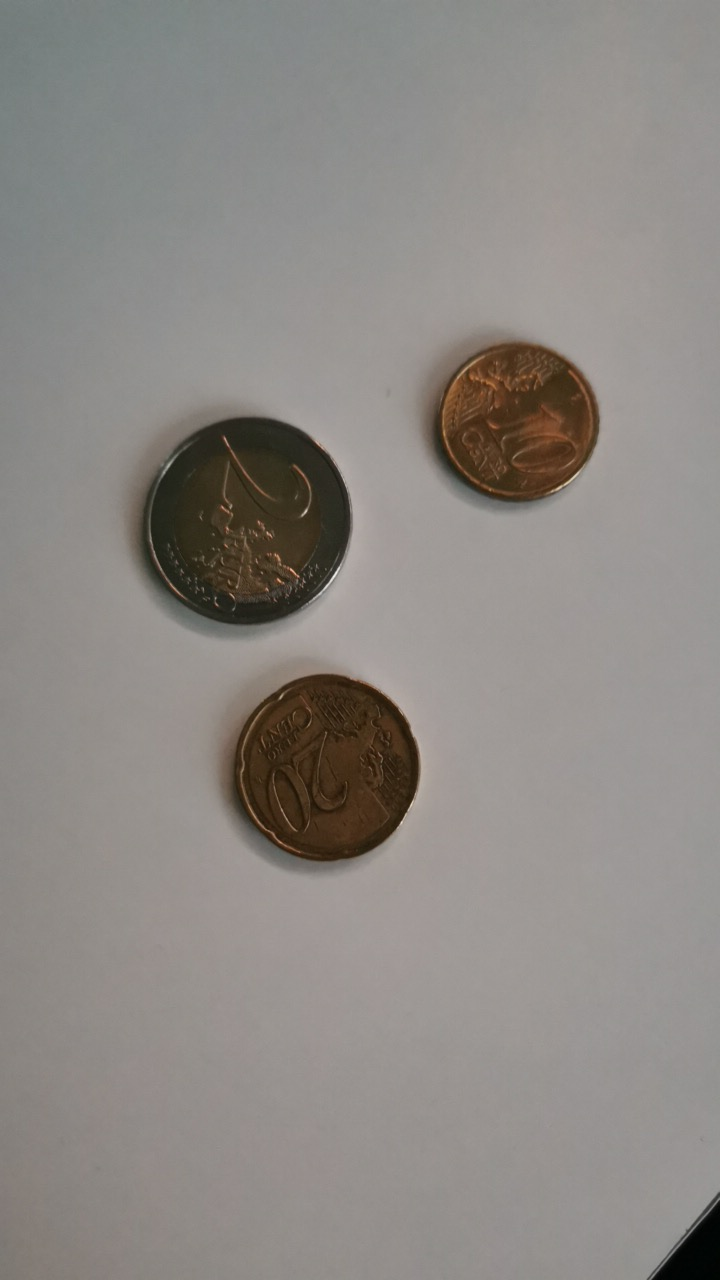
#> input picture modules/AI/research/original.png, 720 x 1280 px
$ python findContour.py
#> lines starting #> are read from the running program, lines starting #| are printed output that depends on the picture; after the words box and inside, x2 and y2 are one past the last pixel; in counts of white or black regions, pixels touching at a corner belong together
import cv2
import numpy as np

image = cv2.imread('original.png')
#> image is the input picture: shape (1280, 720, 3); mean B, G, R 132.1, 136.3, 140.8

gray = cv2.cvtColor(image.copy(), cv2.COLOR_BGR2GRAY)
gray = cv2.equalizeHist(gray)
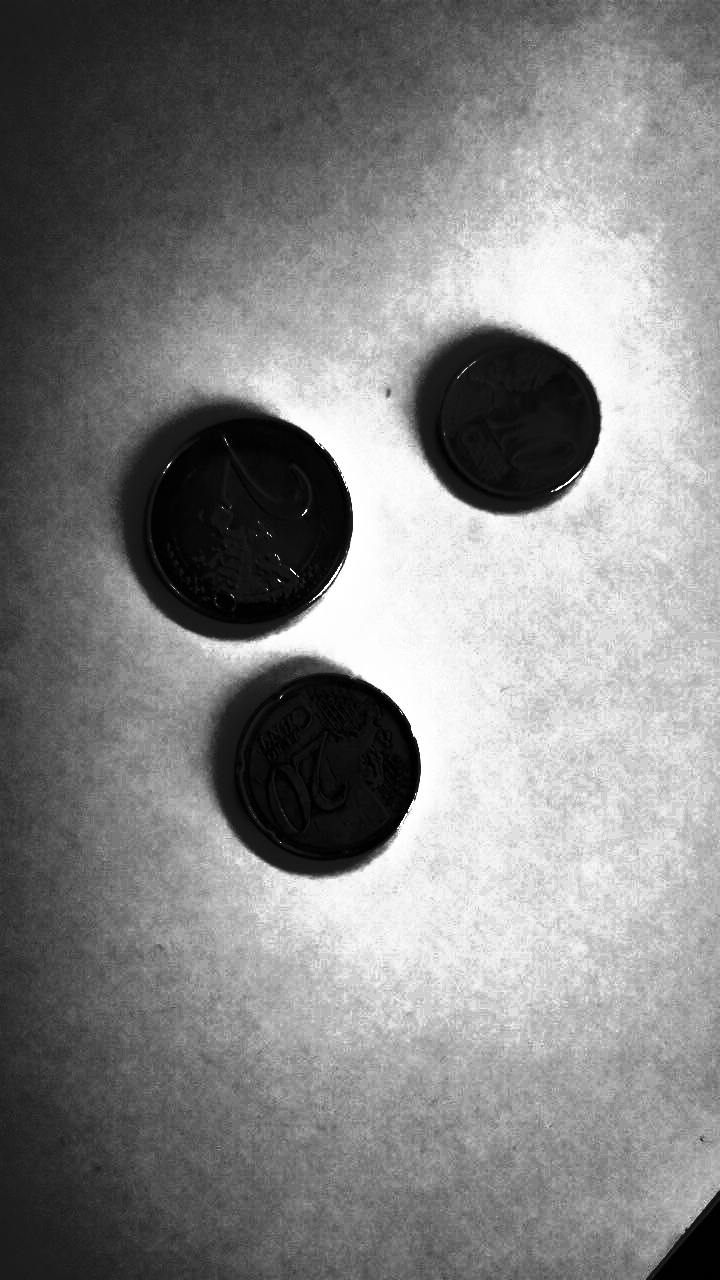
#> gray: shape (1280, 720); min 0, max 255, mean 131.4
blur = cv2.GaussianBlur(gray, (19, 19), 0)
# Application d'un seuil pour obtenir une image binaire
thresh = cv2.adaptiveThreshold(blur, 255, cv2.ADAPTIVE_THRESH_GAUSSIAN_C, cv2.THRESH_BINARY_INV, 11, 1)
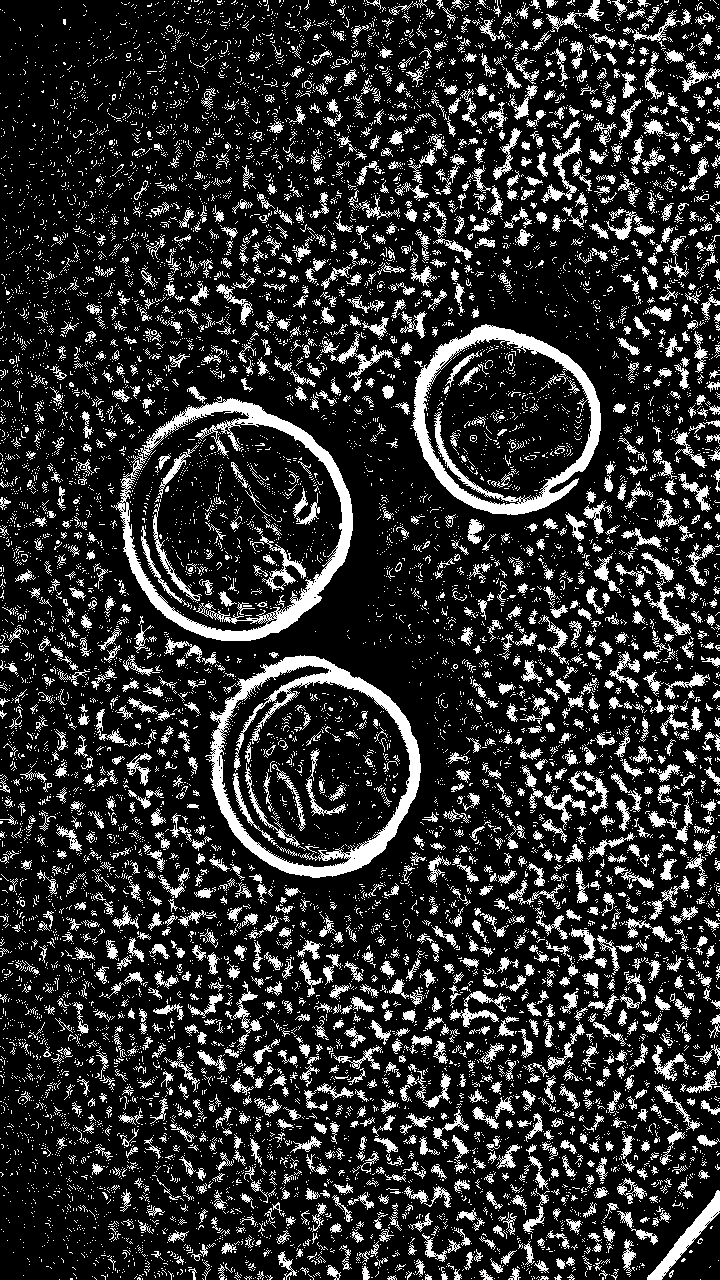
#> thresh: shape (1280, 720); 18.2% white; 12244 white regions (10692 under 20 px), largest, box (x1, y1, x2, y2) and area: (205, 655, 421, 878) 8557, (111, 396, 353, 641) 8419, (411, 324, 601, 515) 7205
kernel = np.ones((3, 3), np.uint8)
# Application d'érosion et d'ouverture pour supprimer les contours de petites pièces
closing = cv2.morphologyEx(thresh, cv2.MORPH_CLOSE, kernel, iterations=1)
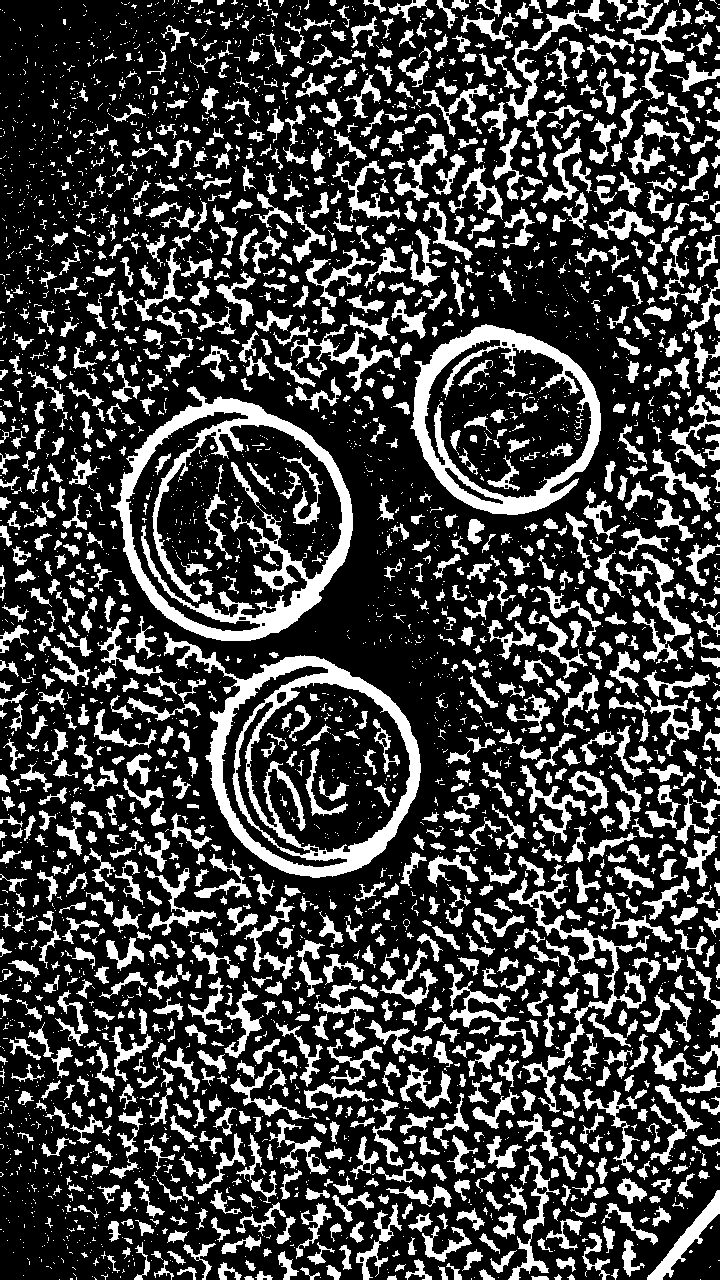
#> closing: shape (1280, 720); 25.8% white; 3671 white regions (2324 under 20 px)

contours, hierarchy = cv2.findContours(closing.copy(), cv2.RETR_EXTERNAL, cv2.CHAIN_APPROX_SIMPLE)
#> contours = 3303 contours, 2219 with area under 20; largest, box (x1, y1, x2, y2) and area: (111, 386, 353, 641) 42906, (164, 632, 421, 878) 35880, (410, 324, 601, 515) 26829, (508, 864, 650, 1113) 2756, (647, 1190, 720, 1280) 1274

for contour in contours:
    area = cv2.contourArea(contour)
    if area < 10000 or area > 50000:
        continue
    print(area)

    if len(contour) < 5:
        continue

    try:
        ellipse = cv2.fitEllipse(contour)
        cv2.ellipse(image, ellipse, (0,255,0), 2)
    except:
        pass
#> this loop made 3303 passes
#> area on passes 10, 11, 14: 42.5, 20.5, 24.5
#| 35879.5
#| 42906.0
#| 26829.0
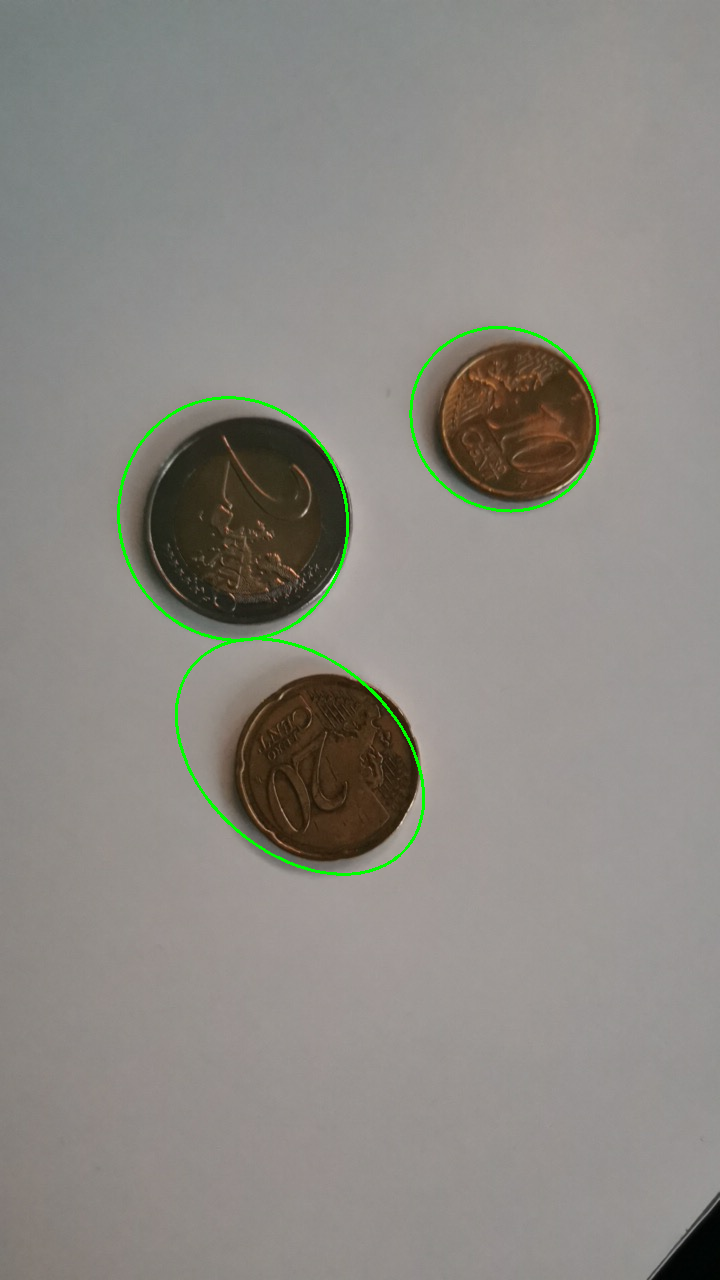
#> image: shape (1280, 720, 3); 0.66% of pixels changed, all inside (x1, y1, x2, y2) = (117, 326, 599, 876)

# ecriture de l'image
cv2.imwrite('result.png', image)
